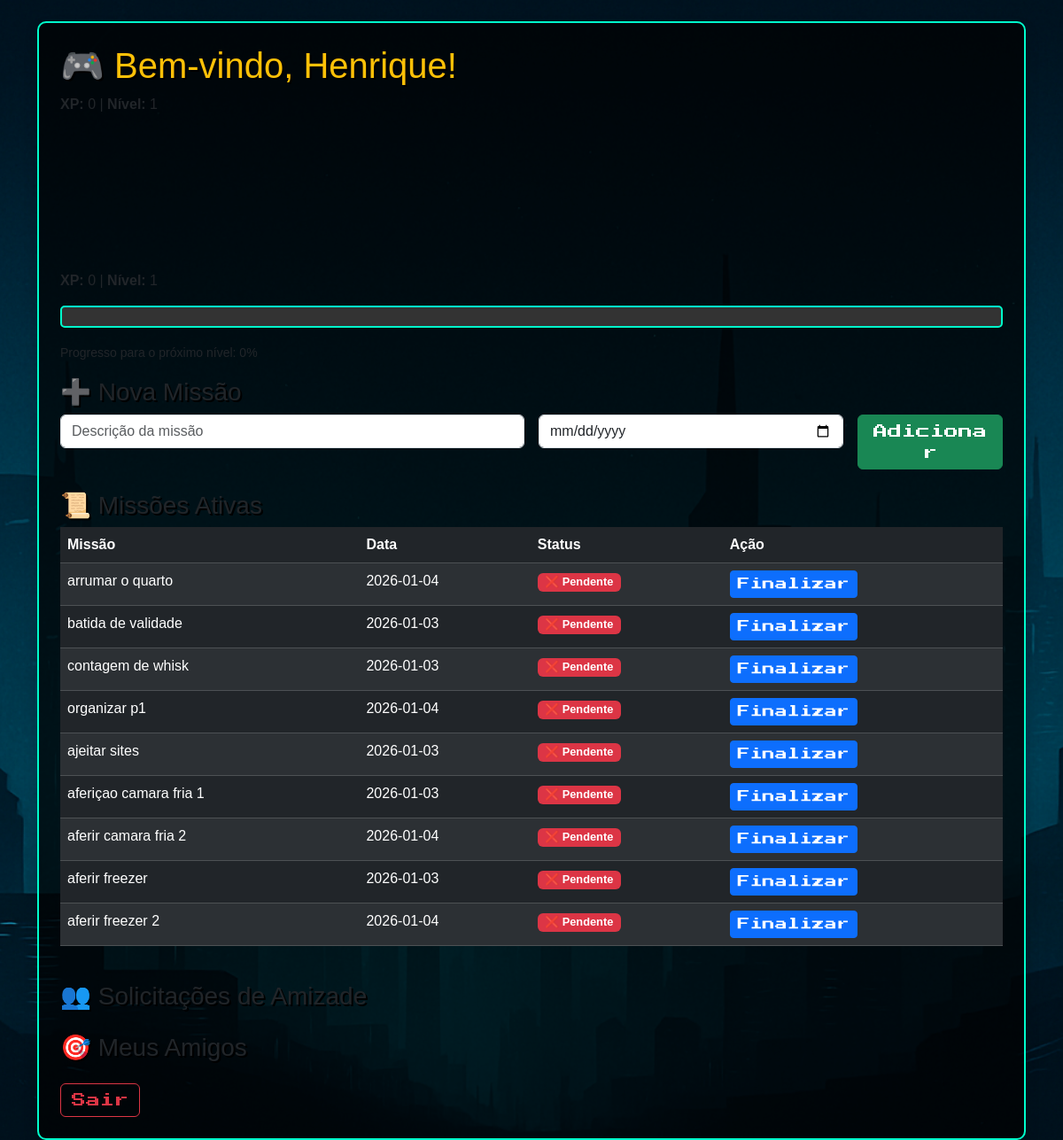
Screenshot of /index (signed in) with the database file from the repository.
### app.py (models this page shows, shortened)
class Usuario(db.Model):
    __tablename__ = "usuarios"   # nome único
    id = db.Column(db.Integer, primary_key=True)
    nome = db.Column(db.String(50), nullable=False)
    email = db.Column(db.String(100), unique=True, nullable=False)
    senha = db.Column(db.String(200), nullable=False)
    xp = db.Column(db.Integer, default=0)
    nivel = db.Column(db.Integer, default=1)
    musica_url = db.Column(db.String(300), nullable=True)
    autoplay = db.Column(db.Boolean, default=True)
    tarefas = db.relationship("Tarefa", backref="usuario", lazy=True)

class Tarefa(db.Model):
    __tablename__ = "tarefas"
    id = db.Column(db.Integer, primary_key=True)
    descricao = db.Column(db.String(200), nullable=False)
    dia = db.Column(db.Date, default=datetime.date.today)
    concluida = db.Column(db.Boolean, default=False)
    usuario_id = db.Column(db.Integer, db.ForeignKey("usuarios.id"), nullable=False)

### app.py (the view)
@app.route("/index")
def index():
    usuario = None
    usuario_amizades = []
    if "usuario_id" in session:
        usuario = Usuario.query.get(session["usuario_id"])
        usuario_amizades = Amizade.query.filter(
            (Amizade.remetente_id == usuario.id) | (Amizade.destinatario_id == usuario.id)
        ).all()
    return render_template("index.html", usuario=usuario, usuario_amizades=usuario_amizades)

### templates/index.html (shortened to what this page needs)
<!DOCTYPE html>
<html lang="pt-br">
<head>
    <link href="https://cdn.jsdelivr.net/npm/bootstrap@5.3.2/dist/css/bootstrap.min.css" rel="stylesheet">
</head>
<body>
<div class="container mt-4">
    {% if usuario %}
        <div class="card shadow p-4">
            <h1 class="text-warning">🎮 Bem-vindo, {{ usuario.nome }}!</h1>
        <div>
<p><strong>XP:</strong> {{ usuario.xp }} | <strong>Nível:</strong> {{ usuario.nivel }}</p>
<iframe data-testid="embed-iframe" style="border-radius:12px"
        src="https://open.spotify.com/embed/playlist/741HfcYMK871cpb3gNXBs9?
        utm_source=generator&theme=0" width="100%" height="152" frameBorder="0"
       allowfullscreen="" allow="?autoplay=1; clipboard-write; encrypted-media; fullscreen;
        picture-in-picture" loading="lazy"></iframe>
            <p><strong>XP:</strong> {{ usuario.xp }} | <strong>Nível:</strong> {{ usuario.nivel }}</p>
            {% set xp_per_level = usuario.nivel * 50 %}
            {% set xp_in_level = usuario.xp % xp_per_level %}
            {% set xp_percent = (xp_in_level * 100) // xp_per_level %}
            <div class="xp-bar mb-3">
            </div>
            <small>Progresso para o próximo nível: {{ xp_percent }}%</small>
            <h3 class="mt-3">➕ Nova Missão</h3>
            <form method="POST" action="{{ url_for('add_tarefa') }}" class="row g-3">
                <div class="col-md-6">
                    <input type="text" name="descricao" class="form-control" placeholder="Descrição da missão" required>
                </div>
                <div class="col-md-4">
                    <input type="date" name="dia" class="form-control">
                </div>
                <div class="col-md-2">
                    <button type="submit" class="btn btn-success w-100">Adicionar</button>
                </div>
            </form>
            <h3 class="mt-4">📜 Missões Ativas</h3>
            <div class="table-responsive">
                <table class="table table-dark table-striped table-hover">
                    <thead>
                        <tr>
                            <th>Missão</th>
                            <th>Data</th>
                            <th>Status</th>
                            <th>Ação</th>
                        </tr>
                    </thead>
                    <tbody>
                        {% for tarefa in usuario.tarefas %}
                            <tr>
                                <td>{{ tarefa.descricao }}</td>
                                <td>{{ tarefa.dia }}</td>
                                <td>
                                    {% if tarefa.concluida %}
                                        <span class="badge bg-success">✔ Concluída</span>
                                    {% else %}
                                        <span class="badge bg-danger">❌ Pendente</span>
                                    {% endif %}
                                </td>
                                <td>
                                    {% if not tarefa.concluida %}
                                        <a href="{{ url_for('concluir_tarefa', tarefa_id=tarefa.id) }}"
                                           class="btn btn-primary btn-sm"
                                           onclick="playVictorySound()">Finalizar</a>
                                    {% endif %}
                                </td>
                            </tr>
                        {% endfor %}
                    </tbody>
                </table>
            </div>
             <h3 class="mt-4">👥 Solicitações de Amizade</h3>
<h3 class="mt-4">🎯 Meus Amigos</h3>
            <a href="{{ url_for('logout') }}" class="btn btn-outline-danger mt-2">Sair</a>
        </div>
    {% endif %}
</div>
 </body>
</html>

### templates/index.html (style rules this page uses)
body { background: url("../static/tarefas_xp_fundo.png") no-repeat center center fixed; background-size: cover; color: white; font-family: 'Arial', sans-serif; margin: 0; padding: 0; }
h1, h2, h3 { text-shadow: 2px 2px #000; }
.card { background-color: rgba(0,0,0,0.7); border: 2px solid #00ffcc; border-radius: 10px; }
.btn { font-family: 'Press Start 2P', cursive; }
.xp-bar { height: 25px; background: #333; border: 2px solid #00ffcc; border-radius: 5px; overflow: hidden; }
.badge { font-size: 0.8em; }

### rows the page displays
Usuario: nome "Henrique", xp "0", nivel "1"
Tarefa: descricao "arrumar o quarto", dia "2026-01-04", concluida "❌ Pendente"
Tarefa: descricao "batida de validade", dia "2026-01-03", concluida "❌ Pendente"
Tarefa: descricao "contagem de whisk", dia "2026-01-03", concluida "❌ Pendente"
Tarefa: descricao "organizar p1", dia "2026-01-04", concluida "❌ Pendente"
Tarefa: descricao "ajeitar sites", dia "2026-01-03", concluida "❌ Pendente"
Tarefa: descricao "aferiçao camara fria 1", dia "2026-01-03", concluida "❌ Pendente"
Tarefa: descricao "aferir camara fria 2", dia "2026-01-04", concluida "❌ Pendente"
Tarefa: descricao "aferir freezer", dia "2026-01-03", concluida "❌ Pendente"
Tarefa: descricao "aferir freezer 2", dia "2026-01-04", concluida "❌ Pendente"

### other values shown
{{ xp_percent }} "0"
